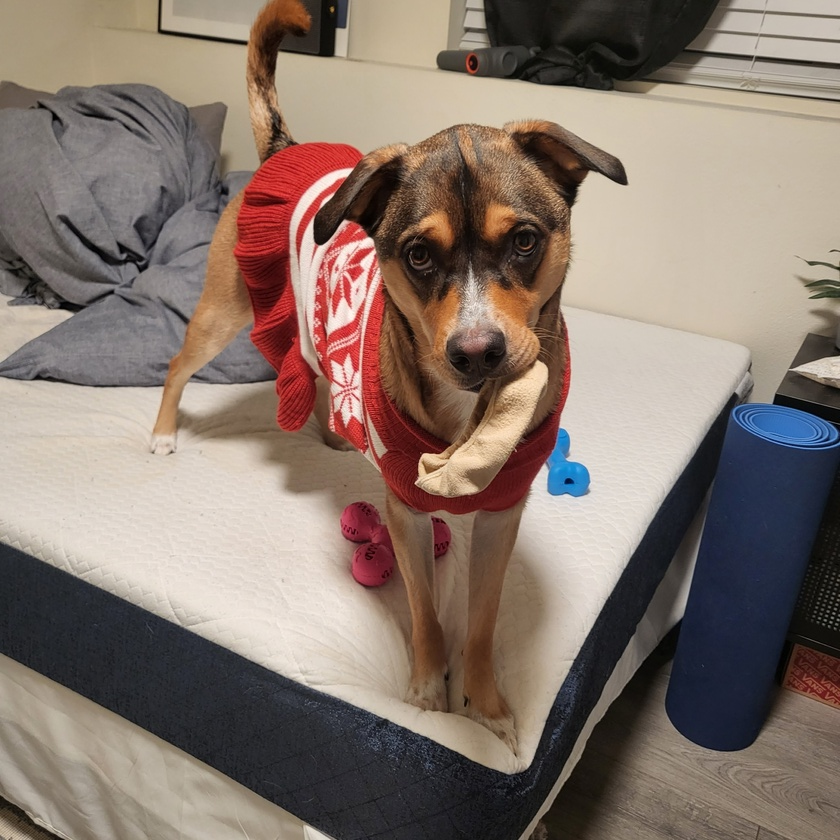
#> input picture PCA/yulmu.jpg, 840 x 840 px, shrunk from 1766 x 1766 before the run
$ jupyter execute pca_ex.ipynb
#> lines starting #> are read from the running program, lines starting #| are printed output that depends on the picture
# PCA Reduction

Practice using PCA reduction to reduce the size and quality of the picture by leaving only the information that is necessary.

[cell 1]
import numpy as np
import pandas as pd
import matplotlib.pyplot as plt
from sklearn.decomposition import PCA
import cv2
from scipy.stats import stats
import matplotlib.image as mpimg

[cell 2]
img = cv2.cvtColor(cv2.imread('yulmu.jpg'), cv2.COLOR_BGR2RGB)
plt.imshow(img)
plt.show()

[cell 3]
img.shape # each cell has 1766 dimensions
#> Out = (840, 840, 3)

[cell 4]
#Splitting into channels
blue,green,red = cv2.split(img)
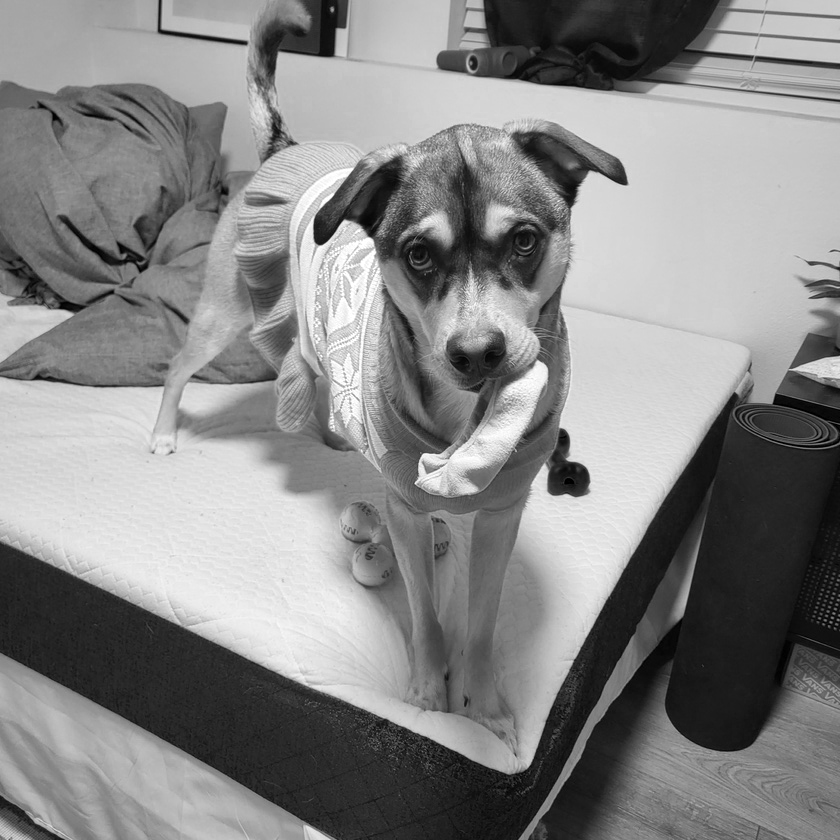
#> blue: shape (840, 840); min 0, max 255, mean 134.2
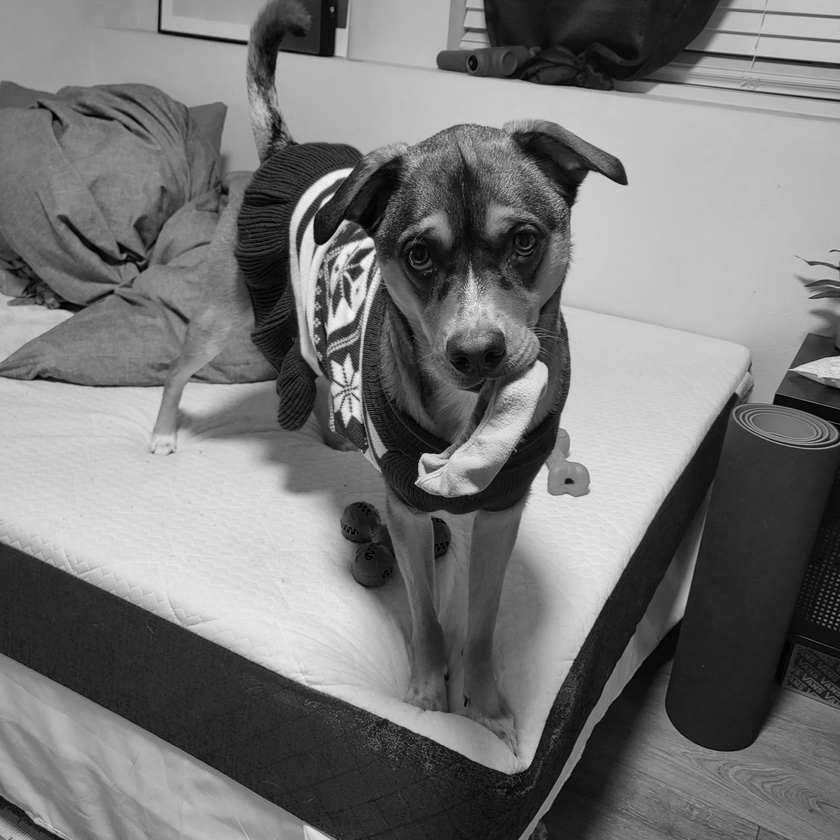
#> green: shape (840, 840); min 0, max 246, mean 118.3
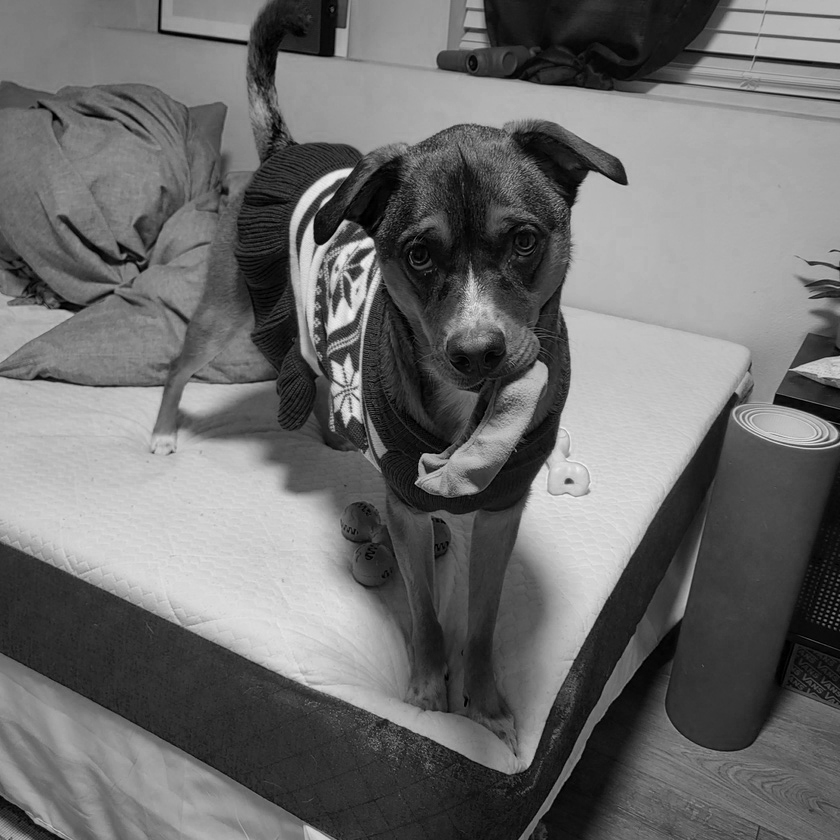
#> red: shape (840, 840); min 0, max 245, mean 108.8
# Plotting the images
fig = plt.figure(figsize = (15, 7.2))
fig.add_subplot(131)
plt.title("Blue Channel")
plt.imshow(blue)
fig.add_subplot(132)
plt.title("Green Channel")
plt.imshow(green)
fig.add_subplot(133)
plt.title("Red Channel")
plt.imshow(red)
plt.show()
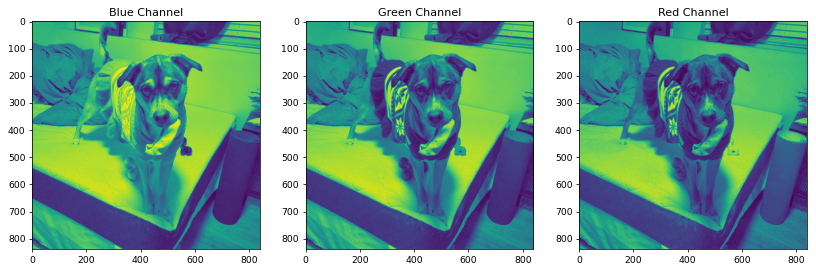
#> figure drawn by matplotlib, 3 panels

[cell 5]
green_temp_df = pd.DataFrame(data = green)
#> green_temp_df = table of 840 rows and 840 columns
green_temp_df
#> Out = table of 840 rows and 840 columns

[cell 6]
# standardizing
df_blue = blue/255
df_green = green/255
df_red = red/255

[cell 7]
# PCA considering 100 dimensions
pca_b = PCA(n_components=100)
pca_b.fit(df_blue)
trans_pca_b = pca_b.transform(df_blue)
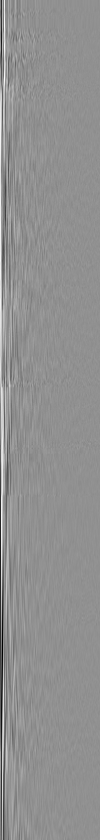
#> trans_pca_b: shape (840, 100) float64; min -7.5, max 5.7, mean -2.44e-16; drawn with min black and max white
pca_g = PCA(n_components=100)
pca_g.fit(df_green)
trans_pca_g = pca_g.transform(df_green)
pca_r = PCA(n_components=100)
pca_r.fit(df_red)
trans_pca_r = pca_r.transform(df_red)
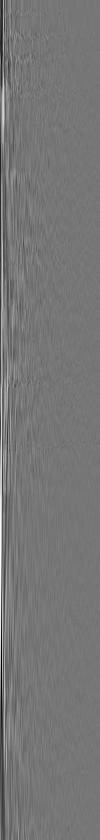
#> trans_pca_r: shape (840, 100) float64; min -5.92, max 6.82, mean -1e-16; drawn with min black and max white

[cell 8]
print(trans_pca_b.shape) # (1766, 1766) -> (1766, 100)
#| (840, 100)
print(trans_pca_r.shape)
#| (840, 100)
print(trans_pca_g.shape)
#| (840, 100)

[cell 9]
# variance ratio of 50 componenets (most dominated 50 eigenvalues)
print(f"Blue Channel : {sum(pca_b.explained_variance_ratio_)}")
print(f"Green Channel: {sum(pca_g.explained_variance_ratio_)}")
print(f"Red Channel  : {sum(pca_r.explained_variance_ratio_)}")

[cell 10]
fig = plt.figure(figsize = (15, 7.2))
fig.add_subplot(131)
plt.title("Blue Channel")
plt.ylabel('Variation explained')
plt.xlabel('Eigen Value')
plt.bar(list(range(1,101)),pca_b.explained_variance_ratio_)
fig.add_subplot(132)
plt.title("Green Channel")
plt.ylabel('Variation explained')
plt.xlabel('Eigen Value')
plt.bar(list(range(1,101)),pca_g.explained_variance_ratio_)
fig.add_subplot(133)
plt.title("Red Channel")
plt.ylabel('Variation explained')
plt.xlabel('Eigen Value')
plt.bar(list(range(1,101)),pca_r.explained_variance_ratio_)
plt.show()
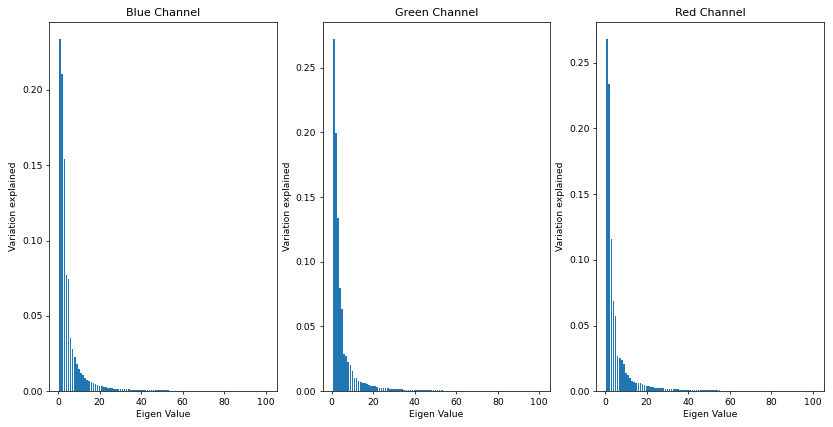
#> figure drawn by matplotlib, 3 panels; panel 1: tallest bar 0.234 high, from x = 0.6 to 1.4; panel 2: tallest bar 0.272 high, from x = 0.6 to 1.4; panel 3: tallest bar 0.268 high, from x = 0.6 to 1.4

[cell 11]
# inverse transform to visualize reduced img
b_arr = pca_b.inverse_transform(trans_pca_b)
g_arr = pca_g.inverse_transform(trans_pca_g)
r_arr = pca_r.inverse_transform(trans_pca_r)
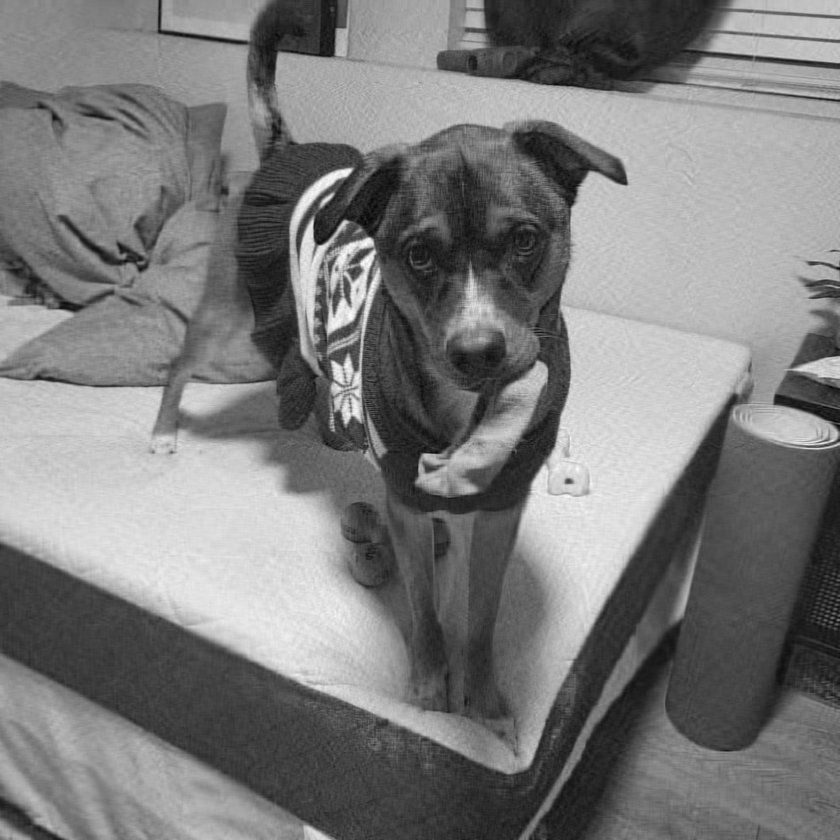
#> r_arr: shape (840, 840) float64; min -0.0799, max 0.962, mean 0.427; drawn with min black and max white
print(b_arr.shape, g_arr.shape, r_arr.shape)
#| (840, 840) (840, 840) (840, 840)

[cell 12]
# merge reduced BGR channels
img_reduced= (cv2.merge((b_arr, g_arr, r_arr)))
print(img_reduced.shape)
#| (840, 840, 3)

[cell 13]
fig = plt.figure(figsize = (10, 7.2))
fig.add_subplot(121)
plt.title("Original Image")
plt.imshow(img)
fig.add_subplot(122)
plt.title("Reduced Image")
plt.imshow(img_reduced)
plt.show()
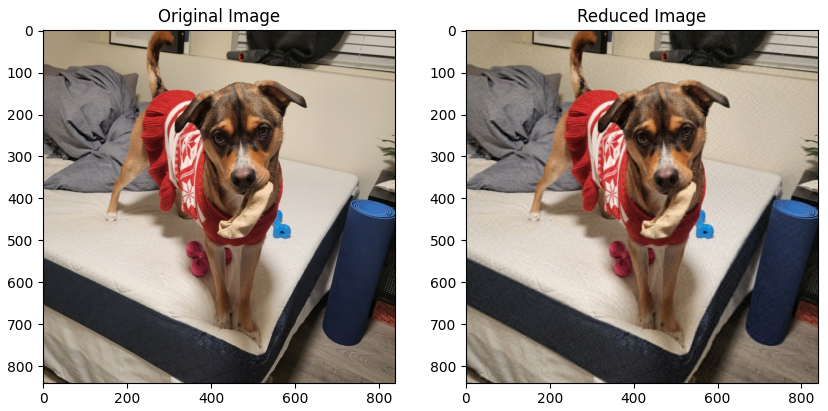
#> figure drawn by matplotlib, 2 panels

[cell 14]
cv2.imwrite('yulmu_reduced.jpg', img_reduced)
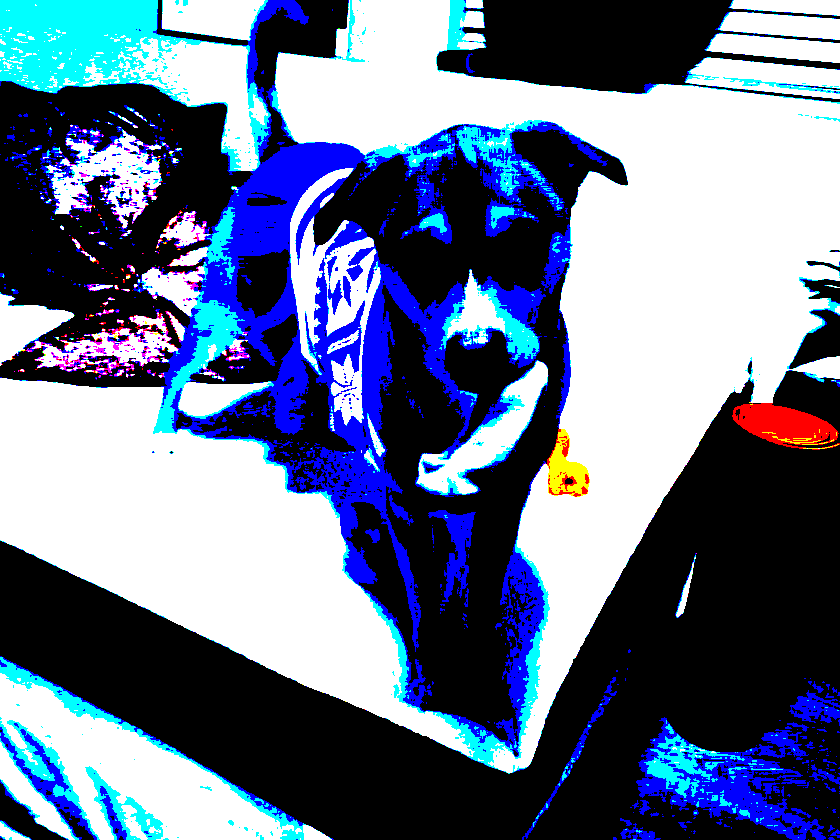
#> saved as yulmu_reduced.jpg: shape (840, 840, 3); mean B, G, R 0.56, 0.457, 0.407; drawn with 1 as white
#> Out = True
# image file size reduced from 1.06MB to 66.7KB
